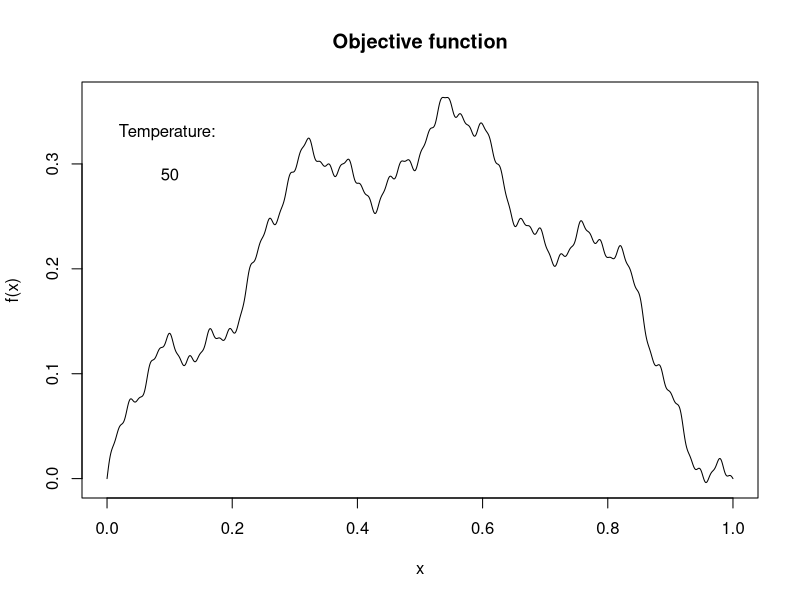
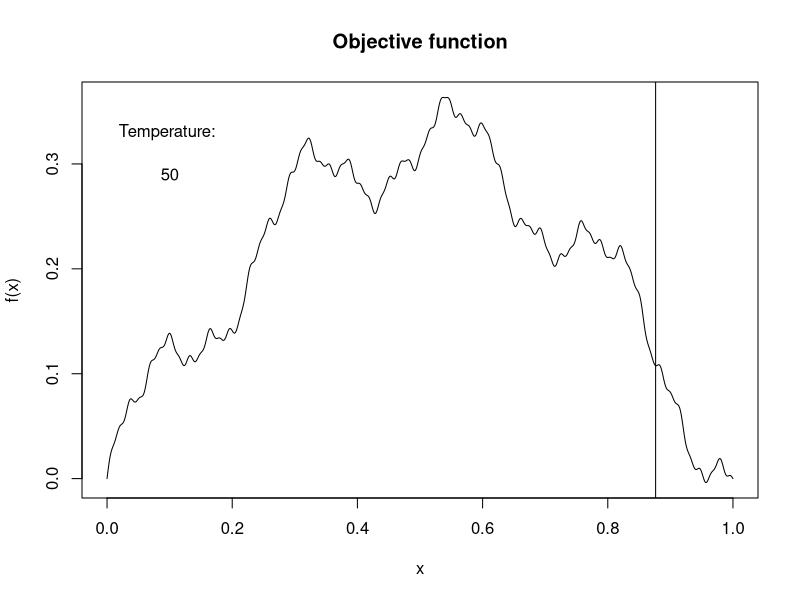
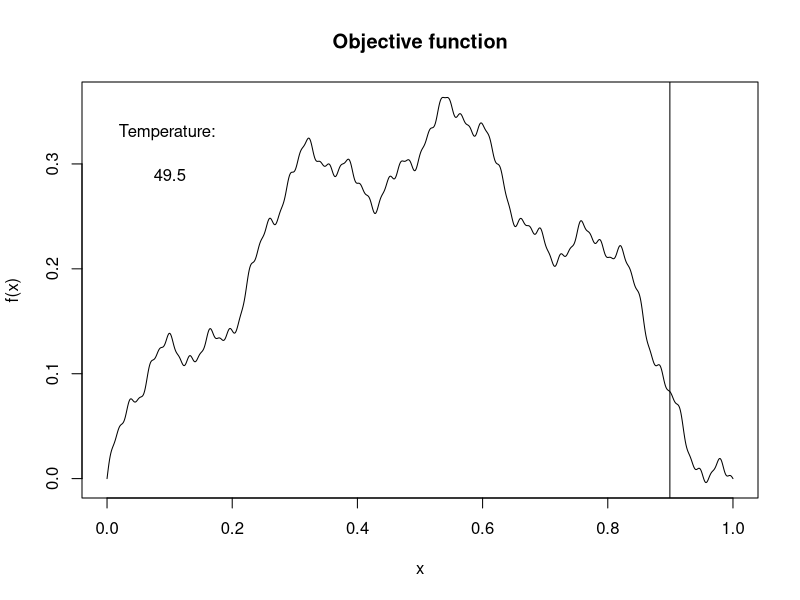
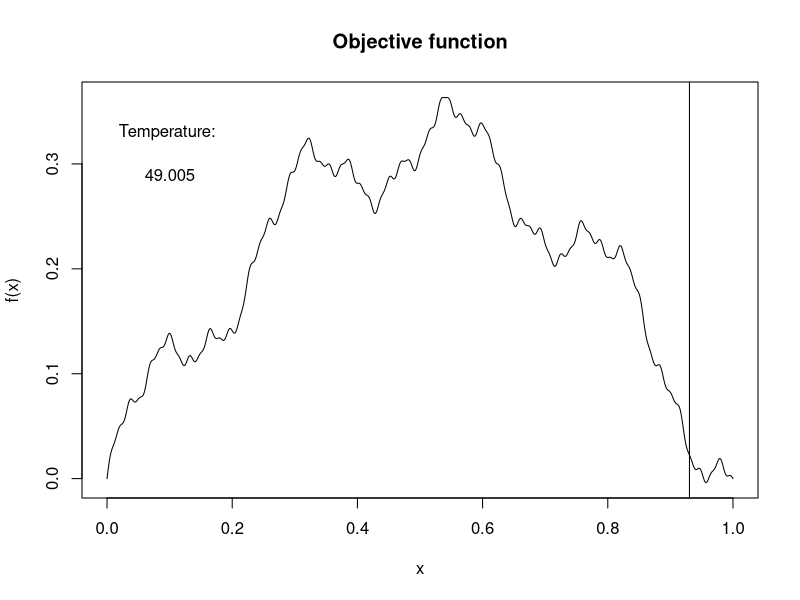
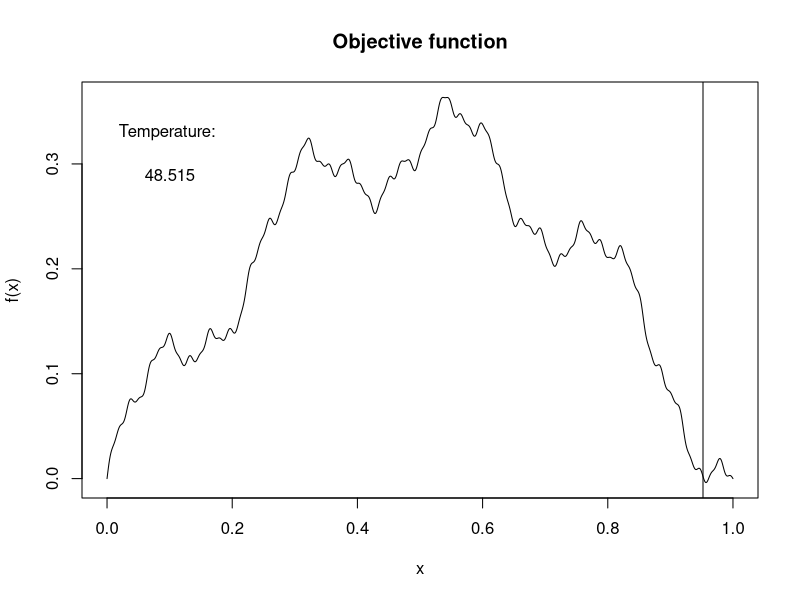
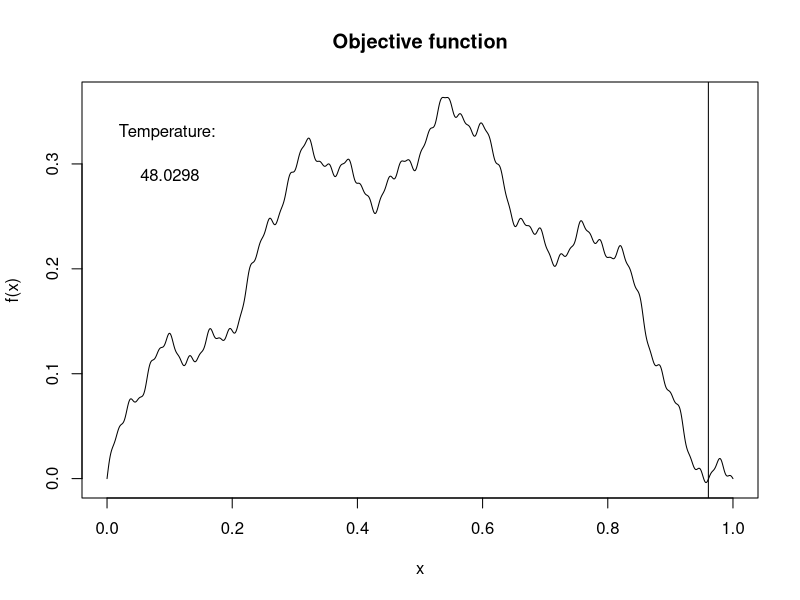
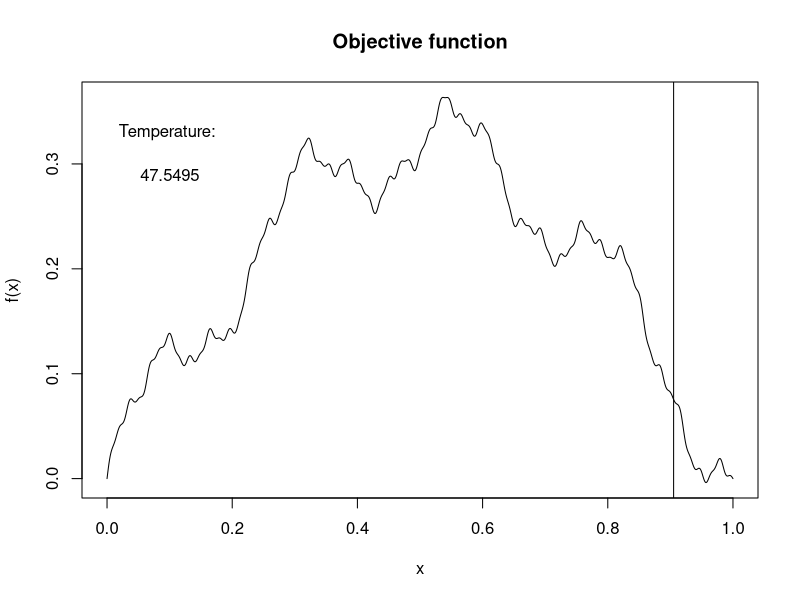
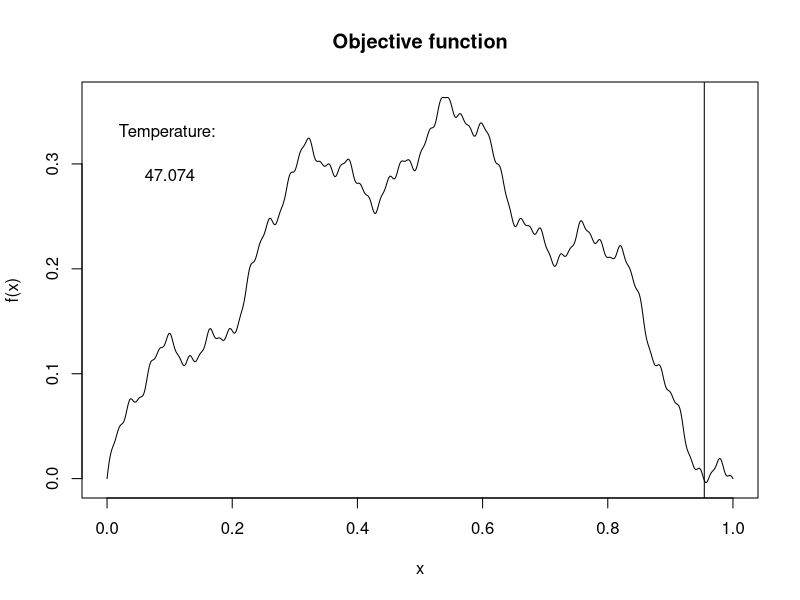

Generate these figures, in order, with R:
# Optimization with Simulated Annealing
# Weierstrass function


#install.packages("tictoc")
#library(tictoc)

# Initialize state and temperature
t = 50
init.state = runif(1)
t.min = 0.0001

# annealing schedule and epsilon neighborhood
alpha = .99
eps = .1

# storage vectors for plotting later
history = c()
temp.history = c(t)

# objective function
a = 3
k = 1:5
x = 1
energy <- function(x){
  (sin(pi*k[1]^a*x)/(k[1]*pi) + sin(pi*k[2]^a*x)/(k[2]^a*pi) + sin(pi*k[3]^a*x)/(k[3]^a*pi)
  + sin(pi*k[4]^a*x)/(k[4]^a*pi) + sin(pi*k[5]^a*x)/(k[5]^a*pi))
}

# simulated annealing alg
current.state = init.state
history = append(history,current.state)
#tic()
while(t > t.min){
  new.state = current.state + runif(1,-eps,eps)
  while(new.state > 1 | new.state < 0)
    new.state = current.state + runif(1,-eps,eps)
  if(energy(new.state) - energy(current.state) > 0){
    current.state <- new.state
  }
  else if(exp((energy(new.state)-energy(current.state))/t) > runif(1)){
    current.state <- new.state
  }
  history = append(history,current.state)
  t = t*alpha
  temp.history = append(temp.history,t)
}
#toc()

# demo
Plotz <- function(iter = length(history)) {
  curve(sin(pi*k[1]^a*x)/(k[1]*pi) + sin(pi*k[2]^a*x)/(k[2]^a*pi) + sin(pi*k[3]^a*x)/(k[3]^a*pi)
        + sin(pi*k[4]^a*x)/(k[4]^a*pi) + sin(pi*k[5]^a*x)/(k[5]^a*pi),
        x,from=0,to=1,n=1000,ylab = "f(x)",main = "Objective function")
  text(0.1,.33,labels = c("Temperature: "))
  text(0.1,.29,labels = round(temp.history[1],digits=4))
  Sys.sleep(1.5)
  for(i in 1:iter){
      curve(sin(pi*k[1]^a*x)/(k[1]*pi) + sin(pi*k[2]^a*x)/(k[2]^a*pi) + sin(pi*k[3]^a*x)/(k[3]^a*pi)
            + sin(pi*k[4]^a*x)/(k[4]^a*pi) + sin(pi*k[5]^a*x)/(k[5]^a*pi),
            x,from=0,to=1,n=1000,ylab = "f(x)",main = "Objective function")
      text(0.1,.33,labels = c("Temperature: "))
      text(0.1,.29,labels = round(temp.history[i],digits=4))
      abline(v=history[i])
    }
  }
x11()
Plotz()
current.state
energy(current.state)





